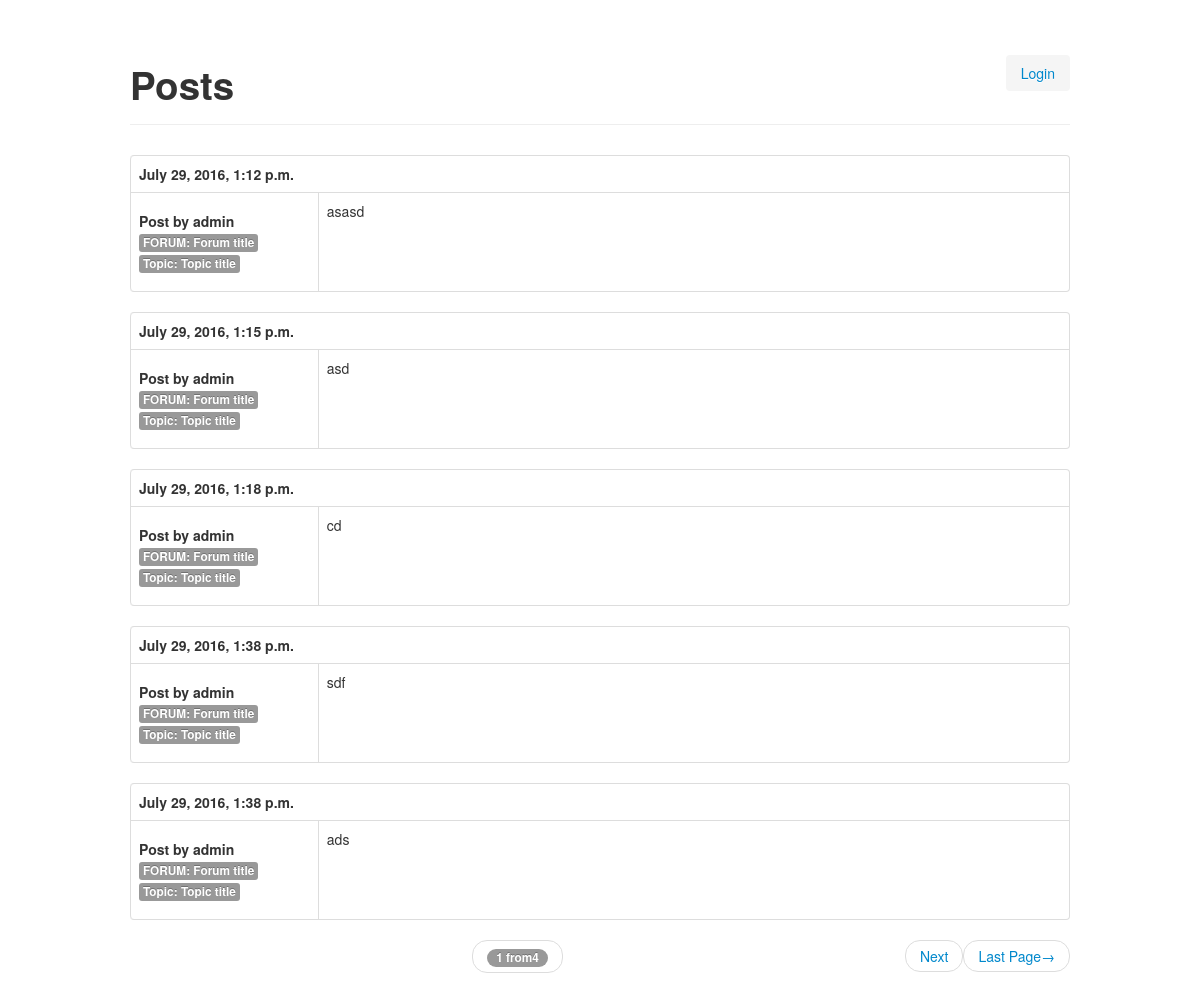
Page /1/posts/ on the committed database.
### forum/models.py (models this page shows, shortened)
class Post(models.Model):
    title = models.CharField(max_length=60)
    created = models.DateTimeField(auto_now_add=True)
    creator = models.ForeignKey(User, blank=True, null=True)
    updated = models.DateTimeField(auto_now=True)
    topic = models.ForeignKey(Topic)
    body = models.TextField(max_length=10000)
    user_ip = models.GenericIPAddressField(blank=True, null=True)

class Topic(models.Model):
    title = models.CharField(max_length=60)
    description = models.TextField(max_length=10000, blank=True, null=True)
    forum = models.ForeignKey(Forum)
    created = models.DateTimeField(auto_now=True)
    creator = models.ForeignKey(User, blank=True, null=True)
    updated = models.DateTimeField(auto_now=True)
    closed = models.BooleanField(blank=True, default=False)

class Forum(models.Model):
    title = models.CharField(max_length=60)
    description = models.TextField(blank=True, default='')
    updated = models.DateTimeField(auto_now=True)
    created = models.DateTimeField(auto_now=True)
    creator = models.ForeignKey(User, blank=True, null=True)

### forum/views.py (the view, shortened to what this page needs)
# urls.py: url(r'^(?P<pk>(\d+))/posts/$', views.PostsListView.as_view(), name="posts"),
class PostsListView(generic.ListView):
    template_name = 'forum/posts.html'
    form_class = TopicForm
    def get_queryset(self):
        return Topic.objects.get(pk=self.kwargs.get('pk'))
    def get_context_data(self, **kwargs):
        data = super(PostsListView, self).get_context_data(**kwargs)
        list_exam = self.get_queryset()
        number = list_exam.post_set.all()
        paginator = Paginator(number, 5)
        page = self.request.GET.get('page')
        try:
            contacts = paginator.page(page)
        except PageNotAnInteger:
            contacts = paginator.page(1)
        except EmptyPage:
            contacts = paginator.page(paginator.num_pages)
        data['posts'] = contacts
        return data

### forum/templates/forum/posts.html (shortened to what this page needs)
{% extends 'forum/base.html' %}
{% load static %}
{% block extra_head_content %}
    <div class="container" style="margin-top: 35px">
        <div class="page-header page-heading">
            <h1 class="pull-left">Posts</h1>
            <ol class="breadcrumb pull-right where-am-i">
                {% if not request.user.username %}
                    <li><a href="/accounts/login/?next={{ request.path }}">Login</a></li>
                {% else %}
                    <li><span>Authorized as <strong>{{ request.user.username|upper }}</strong>. </span><a
                            href="/accounts/logout/?next=/accounts/login/?next={{ request.path }}"> Logout</a></li>
                {% endif %}
            </ol>
            <div class="clearfix"></div>
        </div>
        {% if posts %}
            {% for post in posts.object_list %}
                <div class="container">
                <table class="table table-bordered">
                <thead>
                <tr>
                    <th>{{ post.created }}</th>
                </tr>
                </thead>
                <tbody>
                <tr>
                <td>
                    <h5>
                        <span>Post by {{ post.creator }}</span>
                        <span class="label label-danger">{{ post.topic.forum.title }}</span>
                        <span class="label label-primary">{{ post.topic.title }}</span>
                    </h5>
                </td>
                <td width="80%">{{ post.body }}</td>
            {% endfor %}
        {% endif %}
        </tr>
        </tbody>
        </table>
        <nav aria-label="...">
            <ul class="pager">
                <li><a href="#"><span class="badge">{{ posts.number }} from{{ posts.paginator.num_pages }}</span></a>
                </li>
                {% if posts.has_next %}
                    <li class="next"><a href="?page={{ posts.paginator.num_pages }}">Last Page<span
                            aria-hidden="true">&rarr;</span></a></li>
                    <li class="next"><a href="?page={{ posts.next_page_number }}">Next</a></li>
                {% endif %}
            </ul>
        </nav>
        </div>
    </div>
{% endblock %}

### forum/templates/forum/base.html (shortened to what this page needs)
{% load static %}
<!DOCTYPE html>
<head></head>
<body>
<link href="{% static  'css/bootstrap.min.css' %}" rel="stylesheet" media="screen">
<link rel="stylesheet" type="text/css" href="{% static 'style.css' %}"/>
{% block extra_head_content %}{% endblock %}
</body>

### rows in the picture
Post: created "July 29, 2016, 1:12 p.m.", creator "admin", topic.forum "FORUM: Forum title", topic "Topic: Topic title", body "asasd"
Post: created "July 29, 2016, 1:15 p.m.", creator "admin", topic.forum "FORUM: Forum title", topic "Topic: Topic title", body "asd"
Post: created "July 29, 2016, 1:18 p.m.", creator "admin", topic.forum "FORUM: Forum title", topic "Topic: Topic title", body "cd"
Post: created "July 29, 2016, 1:38 p.m.", creator "admin", topic.forum "FORUM: Forum title", topic "Topic: Topic title", body "sdf"
Post: created "July 29, 2016, 1:38 p.m.", creator "admin", topic.forum "FORUM: Forum title", topic "Topic: Topic title", body "ads"

### other values in the picture
{{ posts.number }} "1"
{{ posts.paginator.num_pages }} "4"
